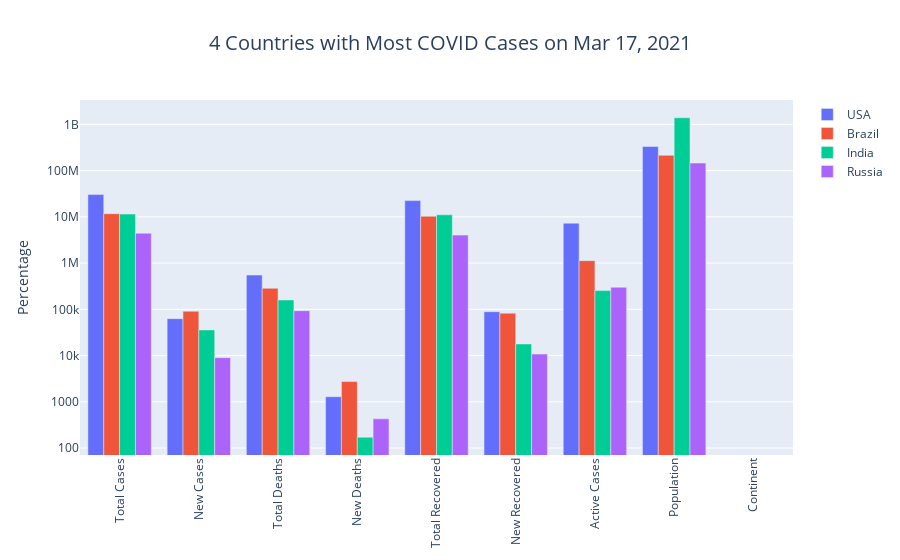

This figure's notebook cell:
### Code cell
country_l = country_df.columns[1:14]

fig = go.Figure()
c = 0
for i in country_df.index:
    if c<4:
        fig.add_trace(go.Bar(name=country_df['Country'][i], x=country_l, y=country_df.loc[i][1:14]))
    else:
        break
    c += 1
    
fig.update_layout(title={'text': '4 Countries with Most COVID Cases on %s' % yesterday_str, 'x': 0.5,
                         'xanchor': 'center', 'font': {'size': 20}}, yaxis_title="Percentage", yaxis_type="log", xaxis_tickangle=-90)
fig.show()

### Figure 1 — Plotly figure (JSON) as saved in the notebook; plotly's stock layout.template omitted (floating-point values rounded to 4 significant figures)
{"data": [{"name": "USA", "type": "bar", "x": ["Total Cases", "New Cases", "Total Deaths", "New Deaths", "Total Recovered", "New Recovered", "Active Cases", "Population", "Continent"], "y": [30294798, 62794, 550649, 1288, 22447275, 88740, 7296874, 332378543, "North America"]}, {"name": "Brazil", "type": "bar", "x": ["Total Cases", "New Cases", "Total Deaths", "New Deaths", "Total Recovered", "New Recovered", "Active Cases", "Population", "Continent"], "y": [11700431, 90830, 285136, 2736, 10287057, 82516, 1128238, 213629898, "South America"]}, {"name": "India", "type": "bar", "x": ["Total Cases", "New Cases", "Total Deaths", "New Deaths", "Total Recovered", "New Recovered", "Active Cases", "Population", "Continent"], "y": [11474302, 35838, 159250, 171, 11061170, 17793, 253882, 1389604984, "Asia"]}, {"name": "Russia", "type": "bar", "x": ["Total Cases", "New Cases", "Total Deaths", "New Deaths", "Total Recovered", "New Recovered", "Active Cases", "Population", "Continent"], "y": [4418436, 8998, 93364, 427, 4024975, 10755, 300097, 145978921, "Europe"]}], "layout": {"title": {"font": {"size": 20}, "text": "4 Countries with Most COVID Cases on Mar 17, 2021", "x": 0.5, "xanchor": "center"}, "xaxis": {"tickangle": -90}, "yaxis": {"title": {"text": "Percentage"}, "type": "log"}}}
